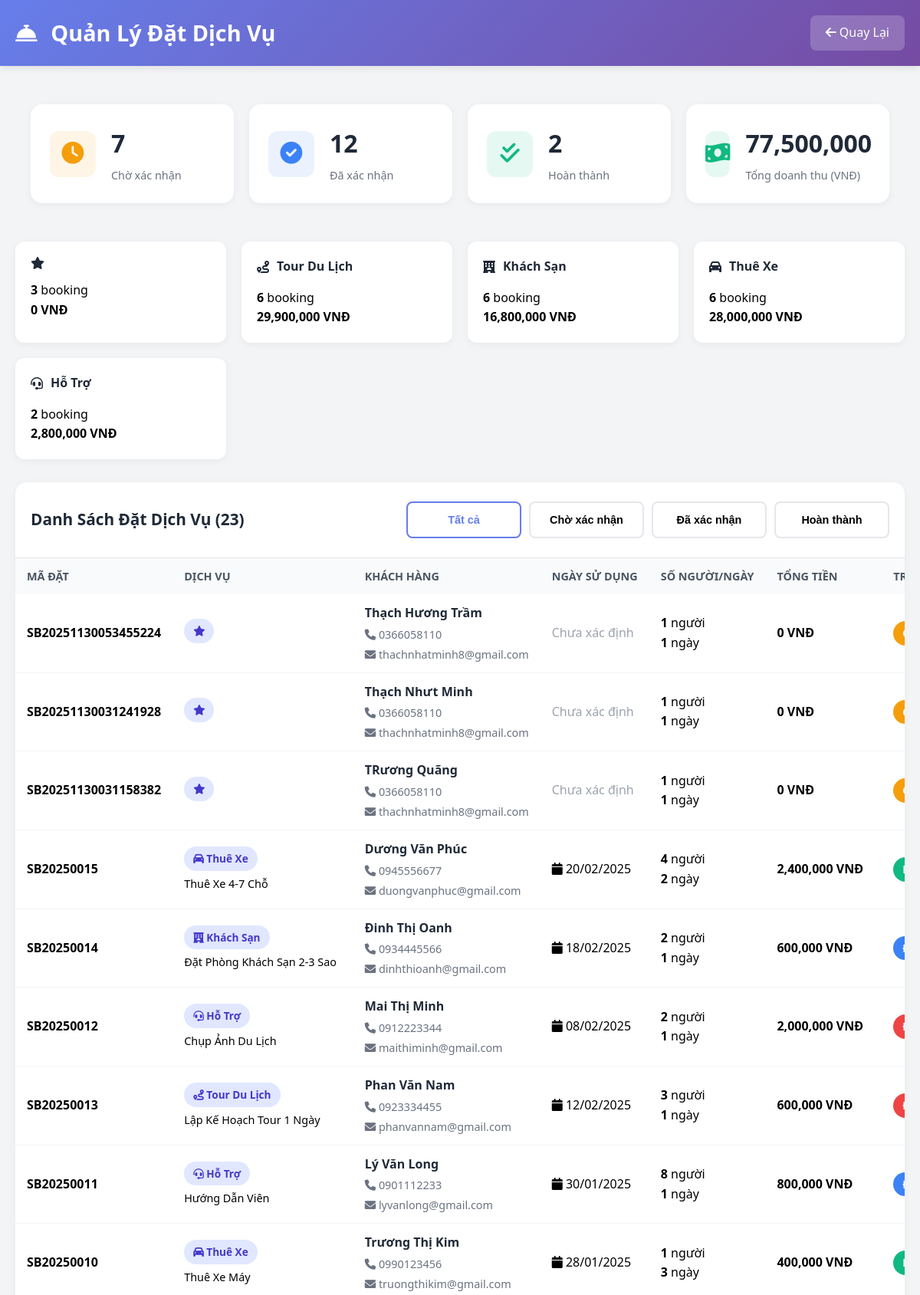
The page /quan-ly-dich-vu.php (signed in, upper part) on the database its author committed.
### tables this page shows
CREATE TABLE `service_bookings` (
  `id` int(11) NOT NULL,
  `booking_code` varchar(50) NOT NULL,
  `service_id` varchar(20) NOT NULL,
  `customer_name` varchar(100) NOT NULL,
  `customer_phone` varchar(20) NOT NULL,
  `customer_email` varchar(100) DEFAULT NULL,
  `service_date` date DEFAULT NULL,
  `number_of_people` int(11) DEFAULT 1,
  `number_of_days` int(11) DEFAULT 1,
  `special_requests` text DEFAULT NULL,
  `total_price` decimal(15,2) DEFAULT 0.00,
  `status` enum('pending','confirmed','completed','cancelled') DEFAULT 'pending',
  `created_at` timestamp NOT NULL DEFAULT current_timestamp(),
  `updated_at` timestamp NOT NULL DEFAULT current_timestamp() ON UPDATE current_timestamp()
);

CREATE TABLE `services` (
  `service_id` varchar(20) NOT NULL,
  `service_name` varchar(200) NOT NULL,
  `service_type` enum('tour','hotel','car','support') NOT NULL,
  `description` text DEFAULT NULL,
  `icon` varchar(100) DEFAULT NULL,
  `price_from` decimal(15,2) DEFAULT 0.00,
  `price_to` decimal(15,2) DEFAULT 0.00,
  `unit` varchar(50) DEFAULT NULL,
  `features` text DEFAULT NULL,
  `is_active` tinyint(1) DEFAULT 1,
  `created_at` timestamp NOT NULL DEFAULT current_timestamp()
);

### quan-ly-dich-vu.php (the view, shortened to what this page needs)
<?php
try {
    $database = new Database();
    $db = $database->getConnection();
    $query = "SELECT sb.*, s.service_name, s.service_type, s.icon
              FROM service_bookings sb
              LEFT JOIN services s ON sb.service_id = s.service_id
              ORDER BY sb.created_at DESC";
    $stmt = $db->query($query);
    $bookings = $stmt->fetchAll(PDO::FETCH_ASSOC);
    $statsQuery = "SELECT
        COUNT(*) as total_bookings,
        COUNT(CASE WHEN status = 'pending' THEN 1 END) as pending_count,
        COUNT(CASE WHEN status = 'confirmed' THEN 1 END) as confirmed_count,
        COUNT(CASE WHEN status = 'completed' THEN 1 END) as completed_count,
        COUNT(CASE WHEN status = 'cancelled' THEN 1 END) as cancelled_count,
        SUM(total_price) as total_revenue,
        SUM(CASE WHEN status IN ('confirmed', 'completed') THEN total_price ELSE 0 END) as confirmed_revenue
    FROM service_bookings";
    $stats = $db->query($statsQuery)->fetch(PDO::FETCH_ASSOC);
    $serviceStatsQuery = "SELECT
        s.service_type,
        COUNT(sb.id) as booking_count,
        SUM(sb.total_price) as revenue
    FROM service_bookings sb
    LEFT JOIN services s ON sb.service_id = s.service_id
    GROUP BY s.service_type";
    $serviceStats = $db->query($serviceStatsQuery)->fetchAll(PDO::FETCH_ASSOC);
} catch (Exception $e) {
    $error = $e->getMessage();
    $bookings = [];
    $stats = [];
    $serviceStats = [];
}
$statusColors = [
    'pending' => '#f59e0b',
    'confirmed' => '#3b82f6',
    'cancelled' => '#ef4444',
    'completed' => '#10b981'
];
$serviceTypeNames = [
    'tour' => 'Tour Du Lịch',
    'hotel' => 'Khách Sạn',
    'car' => 'Thuê Xe',
    'support' => 'Hỗ Trợ'
];
$serviceTypeIcons = [
    'tour' => 'fa-route',
    'hotel' => 'fa-hotel',
    'car' => 'fa-car',
    'support' => 'fa-headset'
];
?>
<!DOCTYPE html>
<html lang="vi">
<head>
    <link href="https://cdnjs.cloudflare.com/ajax/libs/font-awesome/6.0.0/css/all.min.css" rel="stylesheet">
    <link rel="stylesheet" href="css/responsive.css">
    <link rel="stylesheet" href="css/mobile-enhancements.css">
    <link rel="stylesheet" href="css/admin-responsive.css">
    <link rel="stylesheet" href="css/header-responsive-fix.css">
</head>
<body>
    <div class="header">
        <div class="header-content">
            <h1>
                <i class="fas fa-concierge-bell"></i>
                Quản Lý Đặt Dịch Vụ
            </h1>
            <a href="index.php" class="back-btn">
                <i class="fas fa-arrow-left"></i> Quay Lại
            </a>
        </div>
    </div>
    <div class="container">
        <div class="stats-grid">
            <div class="stat-card">
                <div class="stat-icon" style="background: rgba(245, 158, 11, 0.1); color: #f59e0b;">
                    <i class="fas fa-clock"></i>
                </div>
                <div class="stat-info">
                    <h3><?php echo $stats['pending_count'] ?? 0; ?></h3>
                    <p>Chờ xác nhận</p>
                </div>
            </div>
            <div class="stat-card">
                <div class="stat-icon" style="background: rgba(59, 130, 246, 0.1); color: #3b82f6;">
                    <i class="fas fa-check-circle"></i>
                </div>
                <div class="stat-info">
                    <h3><?php echo $stats['confirmed_count'] ?? 0; ?></h3>
                    <p>Đã xác nhận</p>
                </div>
            </div>
            <div class="stat-card">
                <div class="stat-icon" style="background: rgba(16, 185, 129, 0.1); color: #10b981;">
                    <i class="fas fa-check-double"></i>
                </div>
                <div class="stat-info">
                    <h3><?php echo $stats['completed_count'] ?? 0; ?></h3>
                    <p>Hoàn thành</p>
                </div>
            </div>
            <div class="stat-card">
                <div class="stat-icon" style="background: rgba(16, 185, 129, 0.1); color: #10b981;">
                    <i class="fas fa-money-bill-wave"></i>
                </div>
                <div class="stat-info">
                    <h3><?php echo number_format($stats['total_revenue'] ?? 0); ?></h3>
                    <p>Tổng doanh thu (VNĐ)</p>
                </div>
            </div>
        </div>
        <div class="service-type-stats">
            <?php foreach ($serviceStats as $serviceStat): ?>
            <div class="service-type-card">
                <h4>
                    <i class="fas <?php echo $serviceTypeIcons[$serviceStat['service_type']] ?? 'fa-star'; ?>"></i>
                    <?php echo $serviceTypeNames[$serviceStat['service_type']] ?? $serviceStat['service_type']; ?>
                </h4>
                <p><strong><?php echo $serviceStat['booking_count']; ?></strong> booking</p>
                <p><strong><?php echo number_format($serviceStat['revenue']); ?> VNĐ</strong></p>
            </div>
            <?php endforeach; ?>
        </div>
        <div class="bookings-table">
            <div class="table-header">
                <h2>Danh Sách Đặt Dịch Vụ (<?php echo count($bookings); ?>)</h2>
                <div class="filter-buttons">
                    <button class="filter-btn active" onclick="filterBookings('all')">Tất cả</button>
                    <button class="filter-btn" onclick="filterBookings('pending')">Chờ xác nhận</button>
                    <button class="filter-btn" onclick="filterBookings('confirmed')">Đã xác nhận</button>
                    <button class="filter-btn" onclick="filterBookings('completed')">Hoàn thành</button>
                </div>
            </div>
            <?php if (!empty($bookings)): ?>
            <div style="overflow-x: auto;">
            <table>
                <thead>
                    <tr>
                        <th>Mã đặt</th>
                        <th>Dịch vụ</th>
                        <th>Khách hàng</th>
                        <th>Ngày sử dụng</th>
                        <th>Số người/ngày</th>
                        <th>Tổng tiền</th>
                        <th>Trạng thái</th>
                    </tr>
                </thead>
                <tbody>
                    <?php foreach ($bookings as $b): ?>
                    <tr data-status="<?php echo $b['status']; ?>">
                        <td><strong><?php echo htmlspecialchars($b['booking_code']); ?></strong></td>
                        <td>
                            <div>
                                <span class="service-type-badge">
                                    <i class="fas <?php echo $serviceTypeIcons[$b['service_type']] ?? 'fa-star'; ?>"></i>
                                    <?php echo $serviceTypeNames[$b['service_type']] ?? ''; ?>
                                </span>
                            </div>
                            <div style="margin-top: 5px; font-size: 0.9em;">
                                <?php echo htmlspecialchars($b['service_name']); ?>
                            </div>
                        </td>
                        <td>
                            <div class="customer-info"><?php echo htmlspecialchars($b['customer_name']); ?></div>
                            <div class="customer-contact">
                                <i class="fas fa-phone"></i> <?php echo htmlspecialchars($b['customer_phone']); ?>
                            </div>
                            <?php if (!empty($b['customer_email'])): ?>
                            <div class="customer-contact">
                                <i class="fas fa-envelope"></i> <?php echo htmlspecialchars($b['customer_email']); ?>
                            </div>
                            <?php endif; ?>
                        </td>
                        <td>
                            <?php if ($b['service_date']): ?>
                            <i class="fas fa-calendar"></i>
                            <?php echo date('d/m/Y', strtotime($b['service_date'])); ?>
                            <?php else: ?>
                            <span style="color: #9ca3af;">Chưa xác định</span>
                            <?php endif; ?>
                        </td>
                        <td>
                            <strong><?php echo $b['number_of_people']; ?></strong> người<br>
                            <strong><?php echo $b['number_of_days']; ?></strong> ngày
                        </td>
                        <td><strong><?php echo number_format($b['total_price']); ?> VNĐ</strong></td>
                        <td>
                            <span class="status-badge" style="background: <?php echo $statusColors[$b['status']]; ?>">
                            </span>
                        </td>
                    </tr>
                    <?php endforeach; ?>
                </tbody>
            </table>
            </div>
            <?php endif; ?>
        </div>
    </div>
</body>
</html>

### css/responsive.css (style rules this page uses)
:root { --container-padding: 15px; --card-gap: 15px; --nav-height: 60px; --transition-speed: 0.3s; }
* { box-sizing: border-box; -webkit-tap-highlight-color: transparent; }
html { font-size: 16px; -webkit-text-size-adjust: 100%; scroll-behavior: smooth; }
body { margin: 0; padding: 0; overflow-x: hidden; min-height: 100vh; line-height: 1.6; }
.container { width: 100%; padding-left: var(--container-padding); padding-right: var(--container-padding); margin-left: auto; margin-right: auto; }
.btn, button, .cta-button { width: 100%; padding: 14px 20px; font-size: 1em; margin: 5px 0; border-radius: 10px; min-height: 48px; display: flex; align-items: center; justify-content: center; gap: 8px; }
table { min-width: 600px; font-size: 0.875em; }
table th, table td { padding: 10px 8px; white-space: nowrap; }
.stats-grid { grid-template-columns: repeat(2, 1fr); gap: 15px; }
.filter-btn { width: 100%; justify-content: center; padding: 12px 20px; }
@media (min-width: 480px) { :root { --container-padding: 20px; --card-gap: 20px; } }
@media (min-width: 480px) { .stats-grid { gap: 20px; } }
@media (min-width: 480px) { .filter-btn { width: auto; flex: 0 1 auto; } }
@media (min-width: 576px) { .container { max-width: 540px; } }
@media (min-width: 576px) { .btn, button { width: auto; min-width: 150px; } }
@media (min-width: 768px) { :root { --container-padding: 30px; --card-gap: 25px; --nav-height: 70px; } }
@media (min-width: 768px) { .container { max-width: 720px; } }
@media (min-width: 768px) { .stats-grid { grid-template-columns: repeat(4, 1fr); } }
@media (min-width: 768px) { table { font-size: 1em; } }
@media (min-width: 768px) { table th, table td { padding: 12px 15px; } }
@media (min-width: 992px) { :root { --container-padding: 40px; --card-gap: 30px; } }
@media (min-width: 992px) { .container { max-width: 960px; } }
@media (min-width: 1200px) { .container { max-width: 1140px; } }

### css/admin-responsive.css (style rules this page uses)
.header, .admin-header { padding: 15px; }
.header-content { flex-direction: column; gap: 15px; text-align: center; }
@media (min-width: 768px) { .header, .admin-header { padding: 20px; } }
@media (min-width: 768px) { .header-content { flex-direction: row; justify-content: space-between; text-align: left; } }
.stats-grid, .stats-container { display: grid; grid-template-columns: repeat(2, 1fr); gap: 15px; padding: 15px; }
.stat-card { padding: 15px; border-radius: 12px; }
@media (min-width: 576px) { .stats-grid, .stats-container { grid-template-columns: repeat(3, 1fr); } }
@media (min-width: 768px) { .stats-grid, .stats-container { grid-template-columns: repeat(4, 1fr); gap: 20px; padding: 20px; } }
@media (min-width: 768px) { .stat-card { padding: 20px; } }
@media (min-width: 992px) { .stats-grid, .stats-container { grid-template-columns: repeat(6, 1fr); } }

### rows shown on the page
service_bookings: booking_code "SB20251130053455224", customer_name "Thạch Hương Trầm", customer_phone "0366058110", customer_email "thachnhatminh8@gmail.com", shows "Chưa xác định", number_of_people "1", number_of_days "1", total_price "0"
service_bookings: booking_code "SB20251130031241928", customer_name "Thạch Nhưt Minh", customer_phone "0366058110", customer_email "thachnhatminh8@gmail.com", shows "Chưa xác định", number_of_people "1", number_of_days "1", total_price "0"
service_bookings: booking_code "SB20251130031158382", customer_name "TRương Quãng", customer_phone "0366058110", customer_email "thachnhatminh8@gmail.com", shows "Chưa xác định", number_of_people "1", number_of_days "1", total_price "0"
service_bookings: booking_code "SB20250015", service.service_type "Thuê Xe", service.service_name "Thuê Xe 4-7 Chỗ", customer_name "Dương Văn Phúc", customer_phone "0945556677", customer_email "duongvanphuc@gmail.com", service_date "20/02/2025", number_of_people "4", number_of_days "2", total_price "2,400,000"
service_bookings: booking_code "SB20250014", service.service_type "Khách Sạn", service.service_name "Đặt Phòng Khách Sạn 2-3 Sao", customer_name "Đinh Thị Oanh", customer_phone "0934445566", customer_email "dinhthioanh@gmail.com", service_date "18/02/2025", number_of_people "2", number_of_days "1", total_price "600,000"
service_bookings: booking_code "SB20250012", service.service_type "Hỗ Trợ", service.service_name "Chụp Ảnh Du Lịch", customer_name "Mai Thị Minh", customer_phone "0912223344", customer_email "maithiminh@gmail.com", service_date "08/02/2025", number_of_people "2", number_of_days "1", total_price "2,000,000"
service_bookings: booking_code "SB20250013", service.service_type "Tour Du Lịch", service.service_name "Lập Kế Hoạch Tour 1 Ngày", customer_name "Phan Văn Nam", customer_phone "0923334455", customer_email "phanvannam@gmail.com", service_date "12/02/2025", number_of_people "3", number_of_days "1", total_price "600,000"
service_bookings: booking_code "SB20250011", service.service_type "Hỗ Trợ", service.service_name "Hướng Dẫn Viên", customer_name "Lý Văn Long", customer_phone "0901112233", customer_email "lyvanlong@gmail.com", service_date "30/01/2025", number_of_people "8", number_of_days "1", total_price "800,000"
service_bookings: booking_code "SB20250010", service.service_type "Thuê Xe", service.service_name "Thuê Xe Máy", customer_name "Trương Thị Kim", customer_phone "0990123456", customer_email "truongthikim@gmail.com", service_date "28/01/2025", number_of_people "1", number_of_days "3", total_price "400,000"

### other values the page prints
$stats['pending_count'] "7"
$stats['confirmed_count'] "12"
$stats['completed_count'] "2"
$stats['total_revenue'] "77,500,000"
$serviceStat['booking_count'] "3"
$serviceStat['revenue'] "0"
$serviceTypeNames[$serviceStat['service_type']] "Tour Du Lịch"
$serviceStat['booking_count'] "6"
$serviceStat['revenue'] "29,900,000"
$serviceTypeNames[$serviceStat['service_type']] "Khách Sạn"
$serviceStat['revenue'] "16,800,000"
$serviceTypeNames[$serviceStat['service_type']] "Thuê Xe"
$serviceStat['revenue'] "28,000,000"
$serviceTypeNames[$serviceStat['service_type']] "Hỗ Trợ"
$serviceStat['booking_count'] "2"
